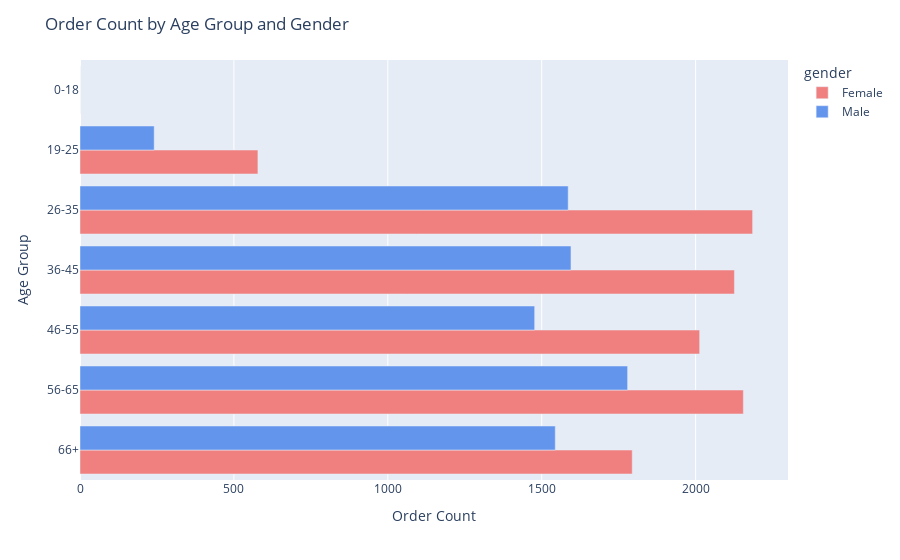

Write notebook code for a chart like this one.
### Code cell
# Define the order of age groups
age_group_order = sorted(segmented_df['age_group'].unique())

# Create a horizontal bar chart using Plotly Express
fig = px.bar(segmented_df, x='order_count', y='age_group', color='gender',
             orientation='h', barmode='group',
             color_discrete_map={'Female': 'lightcoral', 'Male': 'cornflowerblue'},
             category_orders={'age_group': age_group_order})

# Set axis labels and chart title
fig.update_layout(title='Order Count by Age Group and Gender',
                  xaxis_title='Order Count',
                  yaxis_title='Age Group')

# Show the plot
fig.show()

### Figure 1 — Plotly figure (JSON) as saved in the notebook; plotly's stock layout.template omitted (floating-point values rounded to 4 significant figures)
{"data": [{"alignmentgroup": "True", "hovertemplate": "gender=Female<br>order_count=%{x}<br>age_group=%{y}<extra></extra>", "legendgroup": "Female", "marker": {"color": "lightcoral", "pattern": {"shape": ""}}, "name": "Female", "offsetgroup": "Female", "orientation": "h", "showlegend": true, "textposition": "auto", "type": "bar", "x": [0, 578, 2185, 2126, 2013, 2155, 1794], "xaxis": "x", "y": ["0-18", "19-25", "26-35", "36-45", "46-55", "56-65", "66+"], "yaxis": "y"}, {"alignmentgroup": "True", "hovertemplate": "gender=Male<br>order_count=%{x}<br>age_group=%{y}<extra></extra>", "legendgroup": "Male", "marker": {"color": "cornflowerblue", "pattern": {"shape": ""}}, "name": "Male", "offsetgroup": "Male", "orientation": "h", "showlegend": true, "textposition": "auto", "type": "bar", "x": [0, 241, 1586, 1595, 1477, 1779, 1544], "xaxis": "x", "y": ["0-18", "19-25", "26-35", "36-45", "46-55", "56-65", "66+"], "yaxis": "y"}], "layout": {"barmode": "group", "legend": {"title": {"text": "gender"}, "tracegroupgap": 0}, "margin": {"t": 60}, "title": {"text": "Order Count by Age Group and Gender"}, "xaxis": {"anchor": "y", "domain": [0, 1], "title": {"text": "Order Count"}}, "yaxis": {"anchor": "x", "categoryarray": ["66+", "56-65", "46-55", "36-45", "26-35", "19-25", "0-18"], "categoryorder": "array", "domain": [0, 1], "title": {"text": "Age Group"}}}}
